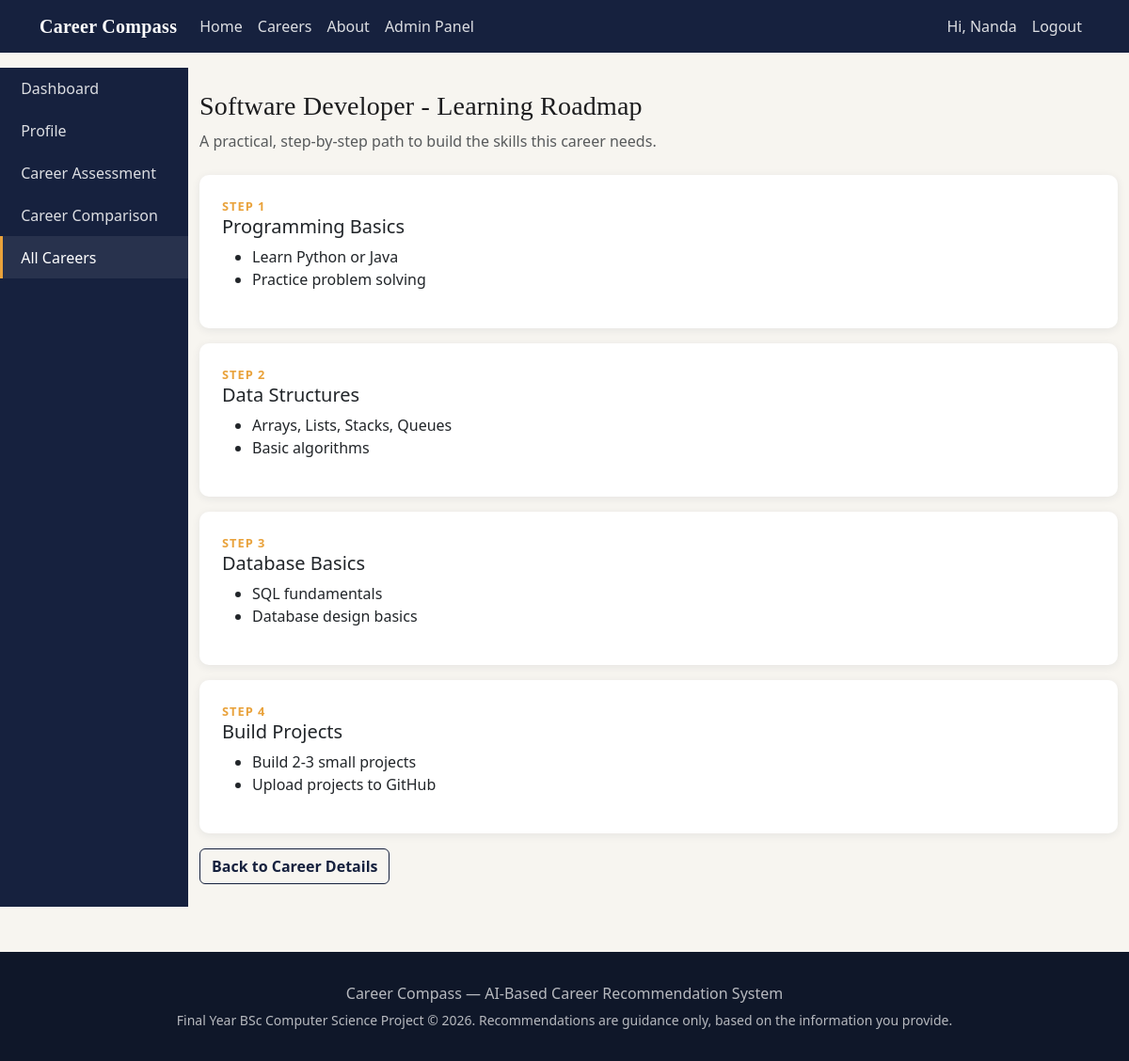
Page /roadmap/1 (signed in) on the committed database.
### models/models.py (models this page shows, shortened)
class User(UserMixin, db.Model):
    __tablename__ = "users"
    id = db.Column(db.Integer, primary_key=True)
    name = db.Column(db.String(120), nullable=False)
    email = db.Column(db.String(150), unique=True, nullable=False)
    password_hash = db.Column(db.String(255), nullable=False)
    is_admin = db.Column(db.Boolean, default=False)
    created_at = db.Column(db.DateTime, default=utcnow)
    profile = db.relationship("Profile", backref="user", uselist=False, cascade="all, delete-orphan")
    skills = db.relationship("UserSkill", backref="user", cascade="all, delete-orphan")
    interests = db.relationship("UserInterest", backref="user", cascade="all, delete-orphan")
    results = db.relationship("Result", backref="user", cascade="all, delete-orphan")

class Career(db.Model):
    __tablename__ = "careers"
    id = db.Column(db.Integer, primary_key=True)
    name = db.Column(db.String(120), unique=True, nullable=False)
    description = db.Column(db.Text)
    required_skills = db.relationship("CareerSkill", backref="career", cascade="all, delete-orphan")
    related_interests = db.relationship("CareerInterest", backref="career", cascade="all, delete-orphan")
    roadmap_steps = db.relationship("RoadmapStep", backref="career", cascade="all, delete-orphan",
                                     order_by="RoadmapStep.step_number")
    projects = db.relationship("Project", backref="career", cascade="all, delete-orphan")

class RoadmapStep(db.Model):
    __tablename__ = "roadmap_steps"
    id = db.Column(db.Integer, primary_key=True)
    career_id = db.Column(db.Integer, db.ForeignKey("careers.id"), nullable=False)
    step_number = db.Column(db.Integer, nullable=False)
    title = db.Column(db.String(150), nullable=False)
    details = db.Column(db.Text)  # newline separated bullet points

### routes/student.py (the view)
@student_bp.route("/roadmap/<int:career_id>")
@login_required
def roadmap(career_id):
    career = Career.query.get_or_404(career_id)
    return render_template("roadmap.html", career=career)

### templates/roadmap.html (shortened to what this page needs)
{% extends "student_base.html" %}
{% set active = 'careers' %}
{% block student_content %}
<h3>{{ career.name }} - Learning Roadmap</h3>
<p class="text-muted">A practical, step-by-step path to build the skills this career needs.</p>
<div class="mt-4">
    {% for step in career.roadmap_steps %}
    <div class="card card-custom p-4 mb-3">
        <div class="step-eyebrow">Step {{ step.step_number }}</div>
        <h5>{{ step.title }}</h5>
        <ul>
            {% for bullet in step.details.split('\n') %}
            <li>{{ bullet }}</li>
            {% endfor %}
        </ul>
    </div>
    {% endfor %}
</div>
<a href="{{ url_for('student.career_details', career_id=career.id) }}" class="btn btn-outline-navy">Back to Career Details</a>
{% endblock %}

### templates/base.html (shortened to what this page needs)
<!DOCTYPE html>
<html lang="en">
<head>
    <link href="https://cdn.jsdelivr.net/npm/bootstrap@5.3.3/dist/css/bootstrap.min.css" rel="stylesheet">
    <link rel="stylesheet" href="{{ url_for('static', filename='css/style.css') }}">
</head>
<body>
<nav class="navbar navbar-expand-lg navbar-custom navbar-dark">
    <div class="container">
        <a class="navbar-brand navbar-brand-custom brand" href="{{ url_for('main.home') }}">Career Compass</a>
        <div class="collapse navbar-collapse" id="navMenu">
            <ul class="navbar-nav me-auto mb-2 mb-lg-0">
                <li class="nav-item"><a class="nav-link" href="{{ url_for('main.home') }}">Home</a></li>
                <li class="nav-item"><a class="nav-link" href="{{ url_for('main.careers') }}">Careers</a></li>
                <li class="nav-item"><a class="nav-link" href="{{ url_for('main.about') }}">About</a></li>
                {% if current_user.is_authenticated and current_user.is_admin %}
                <li class="nav-item"><a class="nav-link" href="{{ url_for('admin.dashboard') }}">Admin Panel</a></li>
                {% endif %}
            </ul>
            <ul class="navbar-nav">
                {% if current_user.is_authenticated %}
                <li class="nav-item"><span class="nav-link">Hi, {{ current_user.name }}</span></li>
                <li class="nav-item"><a class="nav-link" href="{{ url_for('auth.logout') }}">Logout</a></li>
                {% else %}
                <li class="nav-item"><a class="nav-link" href="{{ url_for('auth.login') }}">Login</a></li>
                <li class="nav-item"><a class="nav-link" href="{{ url_for('auth.register') }}">Register</a></li>
                {% endif %}
            </ul>
        </div>
    </div>
</nav>
{% block content %}{% endblock %}
<footer>
    <div class="container text-center">
        <p class="mb-1">Career Compass &mdash; AI-Based Career Recommendation System</p>
        <small>Final Year BSc Computer Science Project &copy; {{ current_year }}. Recommendations are guidance only, based on the information you provide.</small>
    </div>
</footer>
</body>
</html>

### static/css/style.css (style rules this page uses)
:root { --navy: #16213E; --navy-dark: #0F1729; --amber: #E9A23B; --teal: #2FA98C; --paper: #F7F5F0; --ink: #1C1C1E; --muted: #6B7280; }
body { background-color: var(--paper); color: var(--ink); font-family: "Segoe UI", Roboto, Helvetica, Arial, sans-serif; }
h1, h2, h3, h4, .brand { font-family: "Georgia", "Times New Roman", serif; letter-spacing: 0.2px; }
.navbar-brand-custom { font-weight: 700; color: #fff !important; letter-spacing: 0.3px; }
.navbar-custom { background-color: var(--navy); }
.navbar-custom .nav-link { color: rgba(255, 255, 255, 0.85) !important; }
.btn-outline-navy { border-color: var(--navy); color: var(--navy); font-weight: 600; }
.card-custom { border: none; border-radius: 10px; box-shadow: 0 2px 10px rgba(22, 33, 62, 0.08); }
.step-eyebrow { color: var(--amber); font-weight: 700; letter-spacing: 1px; font-size: 0.8rem; text-transform: uppercase; }
footer { background-color: var(--navy-dark); color: rgba(255, 255, 255, 0.7); padding: 2rem 0; margin-top: 3rem; }

### rows in the picture
User: name "Nanda"
Career: name "Software Developer"
RoadmapStep: step_number "1", title "Programming Basics", bullet "Learn Python or Java" "Practice problem solving"
RoadmapStep: step_number "2", title "Data Structures", bullet "Arrays, Lists, Stacks, Queues" "Basic algorithms"
RoadmapStep: step_number "3", title "Database Basics", bullet "SQL fundamentals" "Database design basics"
RoadmapStep: step_number "4", title "Build Projects", bullet "Build 2-3 small projects" "Upload projects to GitHub"
